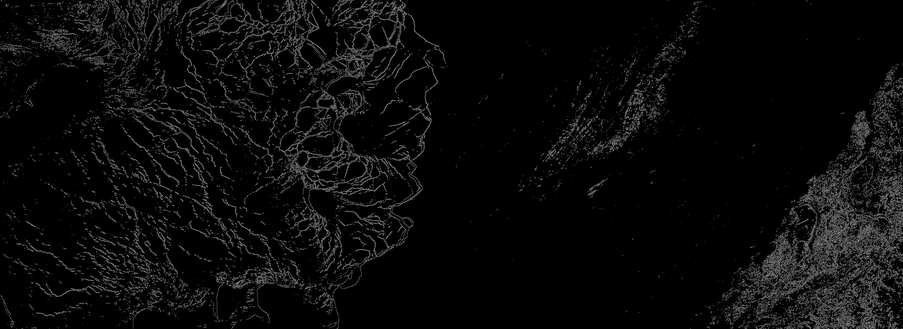
#> input picture rollout/edge_detection/1_96_112.png, 903 x 329 px, shrunk from 4712 x 1716 before the run
$ python mask.py
#> lines starting #> are read from the running program, lines starting #| are printed output that depends on the picture
### utils.py
import numpy
import xarray
import os

# [36 lines left out: functions _radiance2reflectance, get_reflectance, not called in this run]

def normalize(x):
    return (x - numpy.min(x)) / (numpy.max(x) - numpy.min(x))

def patch_image(image, size):
#> called with size = 128
    image = image[:image.shape[0] // size * size, :image.shape[1] // size * size]
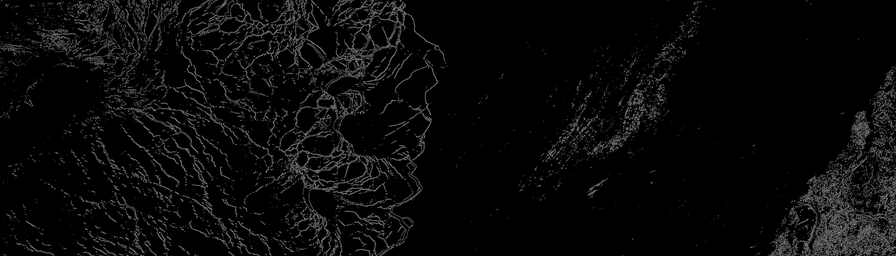
#> image: shape (256, 896); min 0, max 143, mean 9.7

    image = numpy.split(image, range(size, image.shape[0], size))
#> image = 2 items
    image = numpy.stack(image)

    image = numpy.split(image, range(size, image.shape[2], size), axis = 2)
#> image = 7 items
    image = numpy.stack(image)

    return image.transpose(1, 0, *range(2, len(image.shape)))

# [20 lines left out: functions load_labelled_data, load_unlabelled_data, not called in this run]

### mask.py
import cv2
import numpy
import os

from utils import patch_image

def create_edge_mask(file, patch_size):
    edges   = cv2.imread(file)[:, :, 0]
    patches = patch_image(edges, patch_size)

    mask = []
    for row in patches:
        _mask_row = []
        for patch in row:
            _mask_row.append(numpy.min(patch) != numpy.max(patch))

        mask.append(_mask_row)
#> this loop made 2 passes
#> after the loop, mask = [[True, True, True, True, True, True, True], [True, True, True, True, True, True, True]]

    mask = numpy.asarray(mask)
    return mask

def apply_mask(file, mask, patch_size):
#> called with file = 'rollout/vit/1.png', mask = array of shape (2, 7), patch_size = 128
    image   = cv2.imread(file)[:, :, 0]
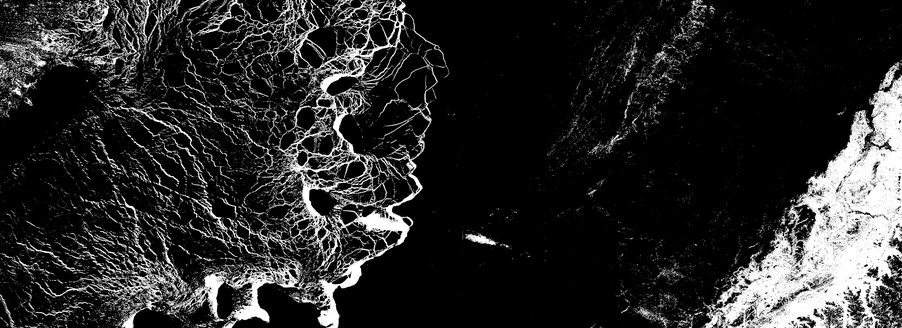
#> input picture rollout/vit/1.png, 902 x 328 px, shrunk from 4709 x 1713 before the run
#> image: shape (328, 902); min 0, max 255, mean 41.2
    patches = patch_image(image, patch_size)
#> call 2 of patch_image, with size = 128
#> in patch_image (call 2), `image = image[:image.shape[0] // size * size, :image.shape[1] // size ..`:
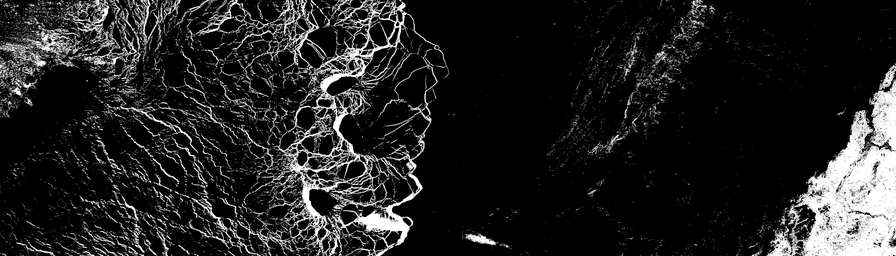
#> image: shape (256, 896); min 0, max 255, mean 34.2
#> in patch_image (call 2), `image = numpy.split(image, range(size, image.shape[0], size))`: image = 2 items
#> in patch_image (call 2), `image = numpy.split(image, range(size, image.shape[2], size), axis = 2)`: image = 7 items

    assert patches.shape[:2] == mask.shape

    for h in range(patches.shape[0]):
        for w in range(patches.shape[1]):
            patches[h, w] = patches[h, w] if mask[h, w] else numpy.zeros(patches.shape[2:])

    image = numpy.concatenate(patches, axis = 1)
    image = numpy.concatenate(image, axis = 1)

    return image

def main(mask_path, image_path, save_path, save_name, patch_size):
    mask  = create_edge_mask(mask_path, patch_size)
    image = apply_mask(image_path, mask, patch_size)

    if not os.path.exists(save_path):
        os.mkdir(save_path)

    cv2.imwrite(f'{save_path}/{save_name}.png', image)

if __name__ == '__main__':
    patch_size = 128

    main(
        'rollout/edge_detection/1_96_112.png',
        'rollout/vit/1.png',
        'rollout/mask',
        '1',
        patch_size
    )
    main(
        'rollout/edge_detection/2_80_112.png',
        'rollout/vit/2.png',
        'rollout/mask',
        '2',
        patch_size
    )
#> call 2 of create_edge_mask, with file = 'rollout/edge_detection/2_80_112.png', patch_size = 128
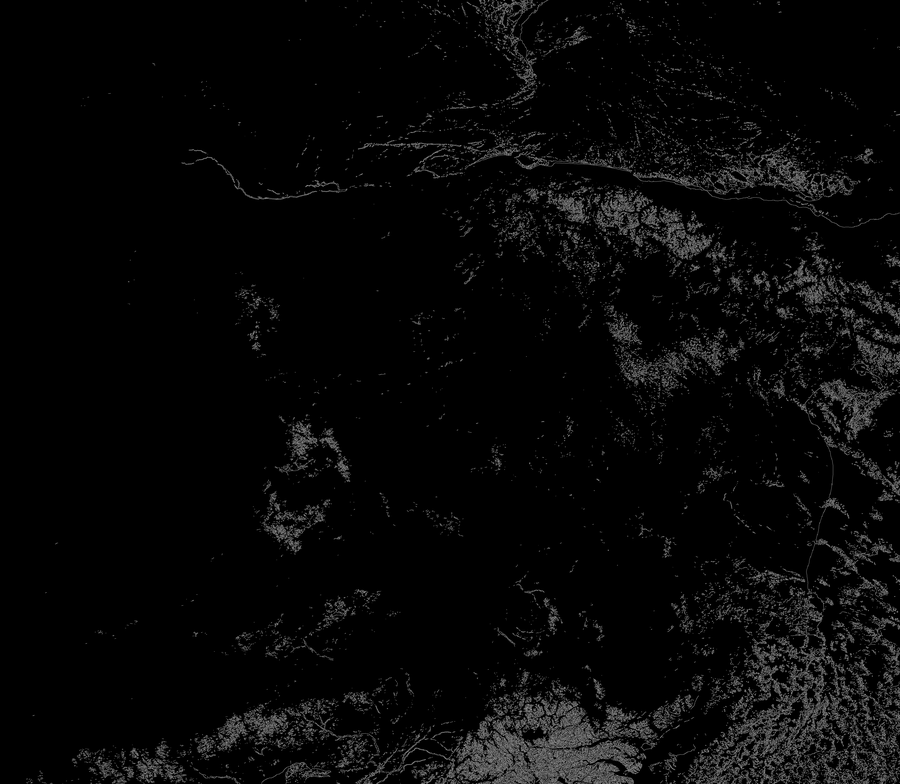
#> input picture rollout/edge_detection/2_80_112.png, 900 x 784 px, shrunk from 4698 x 4091 before the run
#> call 3 of patch_image, with size = 128
#> in patch_image (call 3), `image = image[:image.shape[0] // size * size, :image.shape[1] // size ..`:
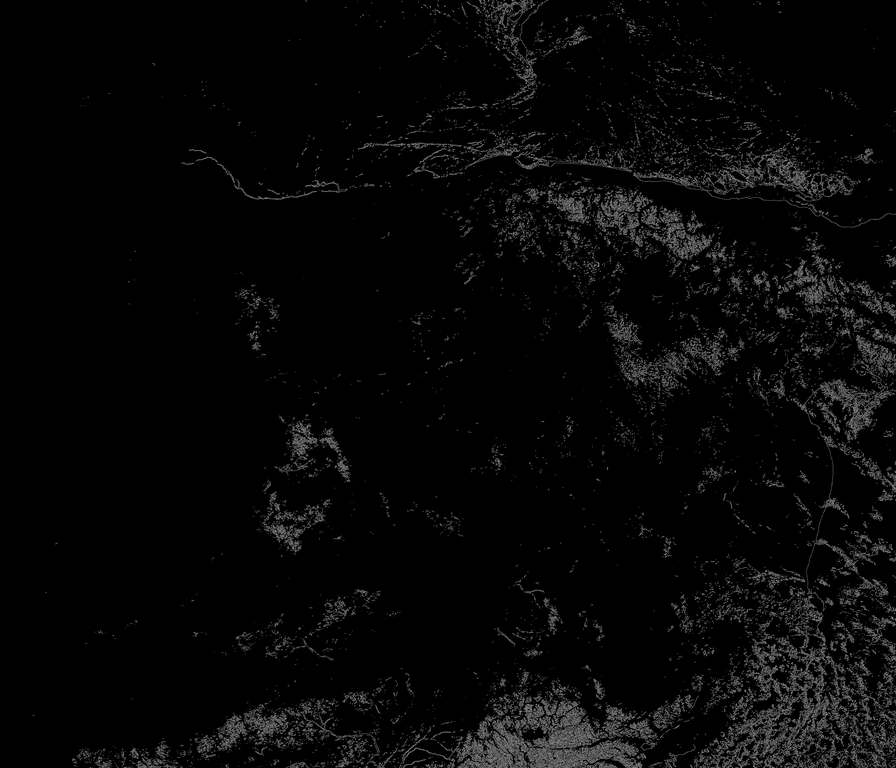
#> image: shape (768, 896); min 0, max 153, mean 7.2
#> in patch_image (call 3), `image = numpy.split(image, range(size, image.shape[0], size))`: image = 6 items
#> in patch_image (call 3), `image = numpy.split(image, range(size, image.shape[2], size), axis = 2)`: image = 7 items
#> the loop in create_edge_mask (call 2), `for row in patches:` made 6 passes
#> after the loop in create_edge_mask (call 2), `for row in patches:`: mask = 6 items
#> call 2 of apply_mask, with file = 'rollout/vit/2.png', mask = array of shape (6, 7), patch_size = 128
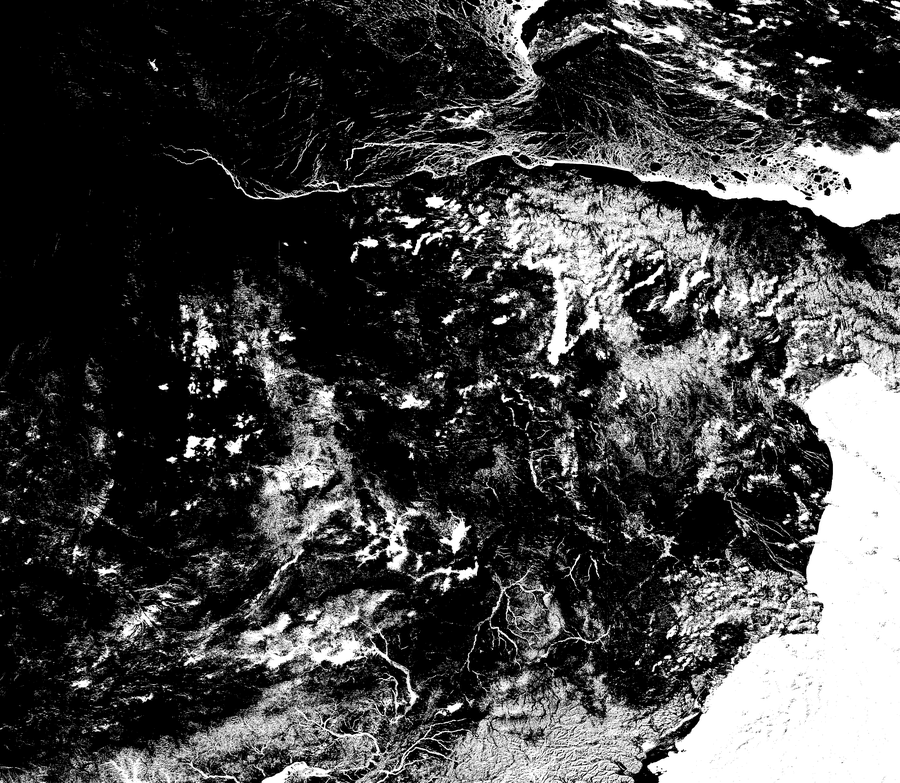
#> input picture rollout/vit/2.png, 900 x 783 px, shrunk from 4695 x 4088 before the run
#> call 4 of patch_image, with size = 128
#> in patch_image (call 4), `image = image[:image.shape[0] // size * size, :image.shape[1] // size ..`:
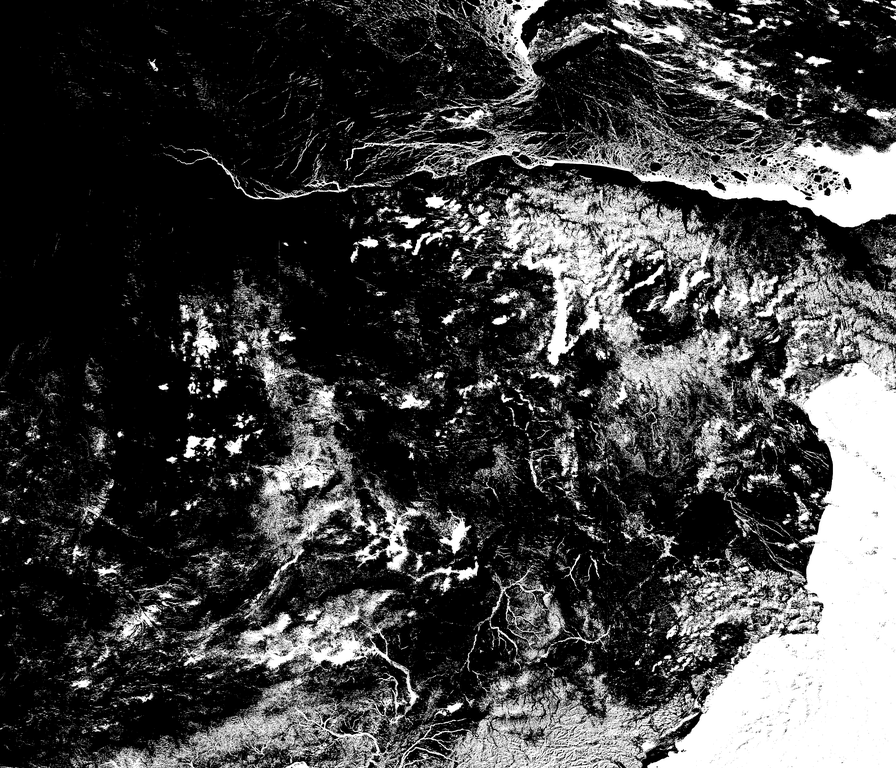
#> image: shape (768, 896); min 0, max 255, mean 66.3
#> in patch_image (call 4), `image = numpy.split(image, range(size, image.shape[2], size), axis = 2)`: image = 7 items
